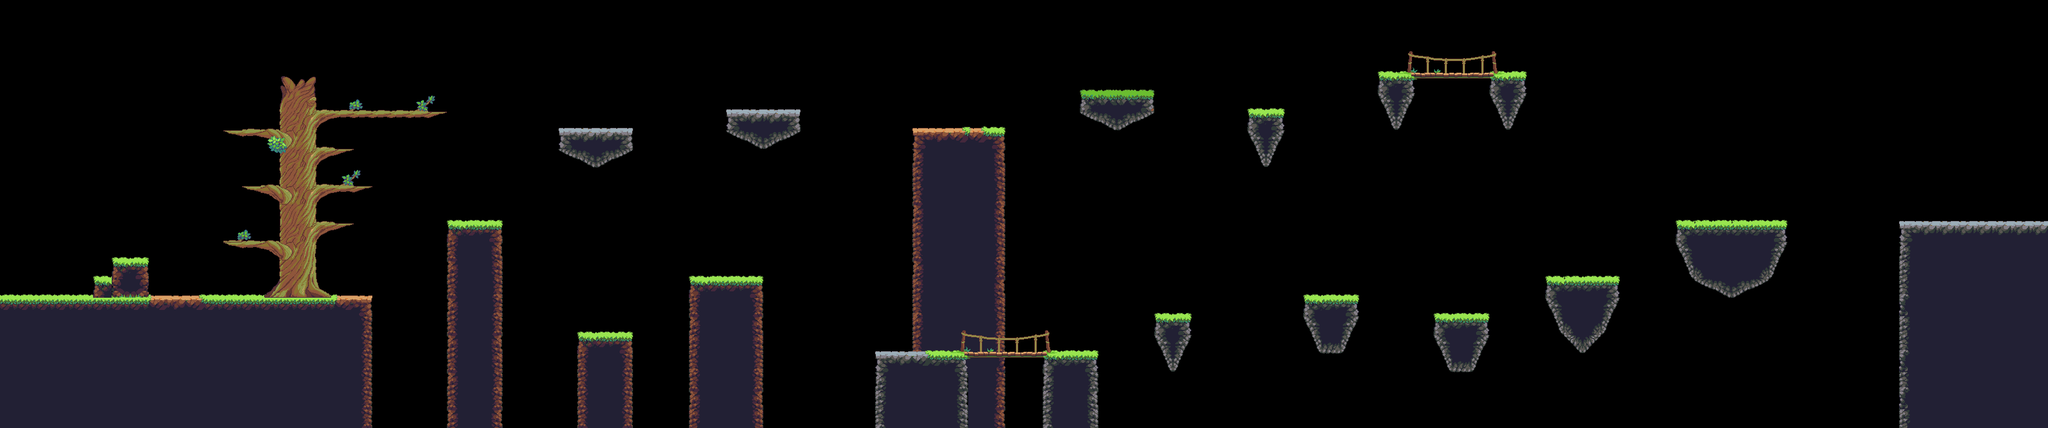

Rendered tile map (Tiled .tmx) drawn with the repository's tilesets; below, a short description and the map source with its tile grids summarised:
An orthogonal 110x23 tile map with 32x32 px tiles, 5 tile layers (Floor, Floor2, Tree, Bridges, ...) and 29 objects (22x jumpable, 7x floor).

<map version="1.2" tiledversion="1.2.5" orientation="orthogonal" renderorder="right-down" width="110" height="23" tilewidth="32" tileheight="32" infinite="0" nextlayerid="11" nextobjectid="39">
 <tileset firstgid="1" name="Tileset1" tilewidth="32" tileheight="32" tilecount="420" columns="28">
  <image source="Tileset1.png" width="896" height="480" />
 </tileset>
 <layer id="1" name="Floor" width="110" height="23">
  <data>[2530 cells, 975 non-empty, 90 distinct tile ids]</data>
 </layer>
 <layer id="9" name="Floor2" width="110" height="23">
  <data>[2530 cells, 15 non-empty, 12 distinct tile ids]</data>
 </layer>
 <objectgroup color="#ff0000" id="10" name="Collision">
  <object id="1" type="floor" x="-1" y="510" width="637" height="228" />
  <object id="2" type="floor" x="771" y="381" width="90" height="353" />
  <object id="3" type="floor" x="995" y="571" width="91" height="163" />
  <object id="4" type="floor" x="1187" y="480" width="122" height="253" />
  <object id="6" type="jumpable" x="1572" y="224" width="152" height="155" />
  <object id="7" type="floor" x="1509" y="611" width="375" height="121" />
  <object id="10" type="jumpable" x="1987.88" y="544" width="57.375" height="35.75" />
  <object id="12" type="jumpable" x="2146" y="190.5" width="59.5" height="37.75" />
  <object id="14" type="jumpable" x="1857.25" y="158" width="124" height="35.5" />
  <object id="15" type="jumpable" x="1249" y="192" width="122" height="31" />
  <object id="19" type="jumpable" x="194" y="445" width="60" height="17.75" />
  <object id="20" type="jumpable" x="161" y="476" width="33" height="14.75" />
  <object id="22" type="jumpable" x="2369.5" y="128.5" width="59.5" height="37.75" />
  <object id="23" type="jumpable" x="2430.25" y="128.5" width="132.5" height="8.25" />
  <object id="24" type="jumpable" x="2562" y="130" width="59.5" height="37.75" />
  <object id="25" type="jumpable" x="2243.33" y="514" width="87.0114" height="40.25" />
  <object id="26" type="jumpable" x="962" y="225" width="122" height="31" />
  <object id="27" type="jumpable" x="543.636" y="380.727" width="64.7273" height="23.5455" />
  <object id="28" type="jumpable" x="545.636" y="406.394" width="97.7273" height="23.5455" />
  <object id="29" type="jumpable" x="414.636" y="319.061" width="65.7273" height="23.5455" />
  <object id="30" type="jumpable" x="544.97" y="319.061" width="93.0606" height="23.5455" />
  <object id="31" type="jumpable" x="542.303" y="254.061" width="60.7273" height="18.8788" />
  <object id="32" type="jumpable" x="384.97" y="224.394" width="95.0606" height="18.8788" />
  <object id="33" type="jumpable" x="543.303" y="191.727" width="222.394" height="18.8788" />
  <object id="34" type="jumpable" x="2468.33" y="544" width="87.0114" height="40.75" />
  <object id="35" type="jumpable" x="2660.83" y="481" width="115.011" height="49.25" />
  <object id="36" type="jumpable" x="2884.83" y="385.5" width="182.511" height="49.25" />
  <object id="37" type="floor" x="3271" y="389" width="375" height="351" />
  <object id="38" type="floor" x="316" y="399" width="181" height="27" />
 </objectgroup>
 <layer id="2" name="Tree" width="110" height="23">
  <data>[2530 cells, 187 non-empty, 40 distinct tile ids]</data>
 </layer>
 <layer id="6" name="Bridges" width="110" height="23">
  <data>[2530 cells, 307 non-empty, 20 distinct tile ids]</data>
 </layer>
 <layer id="4" name="Extra" width="110" height="23">
  <data>[2530 cells, 460 non-empty, 18 distinct tile ids]</data>
 </layer>
</map>